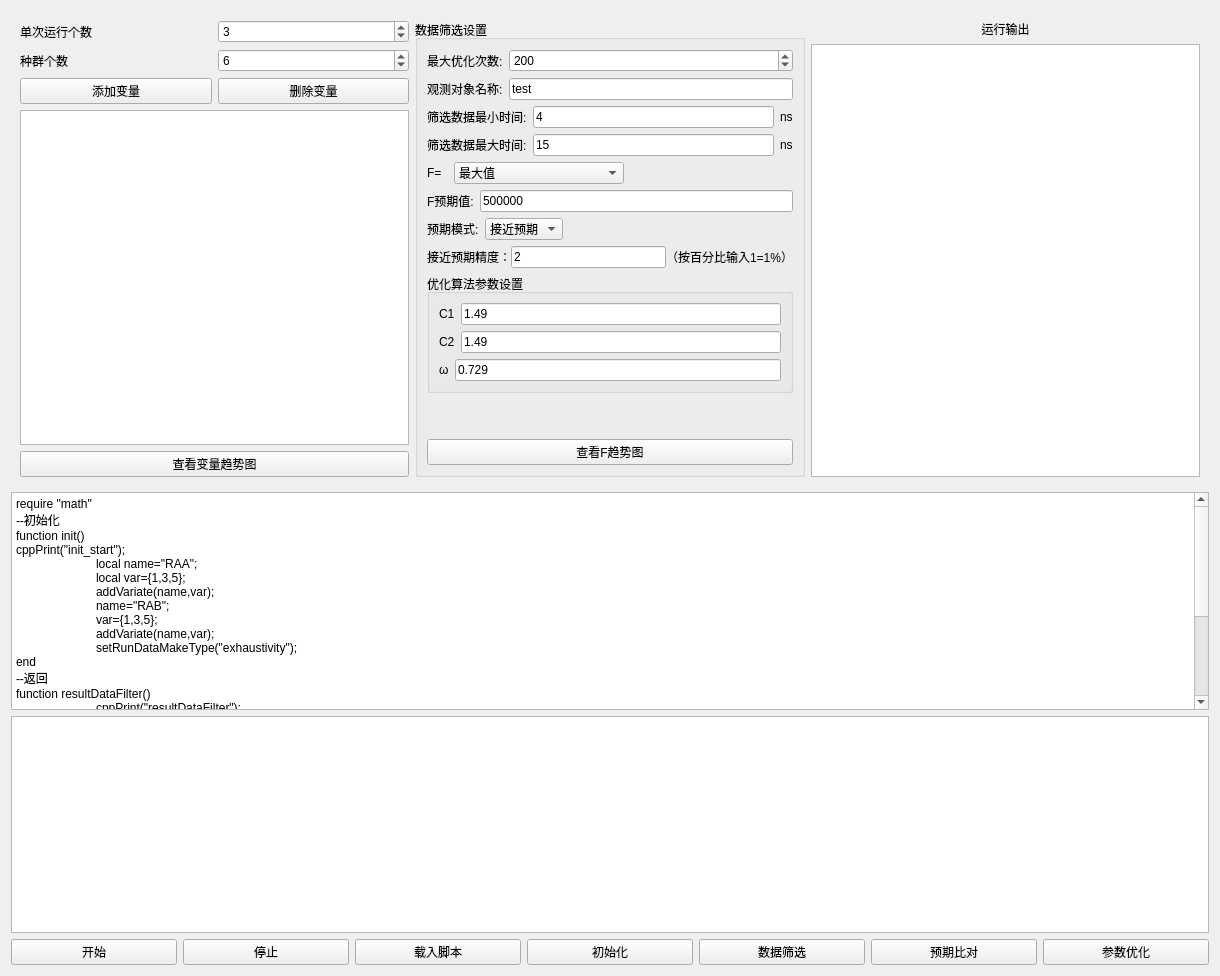
<?xml version="1.0" encoding="UTF-8"?>
<ui version="4.0">
 <class>SmartContorlUI</class>
 <widget class="QWidget" name="SmartContorlUI">
  <property name="geometry">
   <rect>
    <x>0</x>
    <y>0</y>
    <width>1220</width>
    <height>976</height>
   </rect>
  </property>
  <property name="windowTitle">
   <string>Form</string>
  </property>
  <layout class="QVBoxLayout" name="verticalLayout">
   <item>
    <widget class="QWidget" name="widget" native="true">
     <property name="sizePolicy">
      <sizepolicy hsizetype="Preferred" vsizetype="Minimum">
       <horstretch>0</horstretch>
       <verstretch>0</verstretch>
      </sizepolicy>
     </property>
     <property name="minimumSize">
      <size>
       <width>0</width>
       <height>300</height>
      </size>
     </property>
     <layout class="QHBoxLayout" name="horizontalLayout_12">
      <item>
       <layout class="QVBoxLayout" name="verticalLayout_2">
        <item>
         <layout class="QHBoxLayout" name="horizontalLayout_14">
          <item>
           <widget class="QLabel" name="label_17">
            <property name="text">
             <string>单次运行个数</string>
            </property>
           </widget>
          </item>
          <item>
           <widget class="QSpinBox" name="spinBoxRunCount">
            <property name="value">
             <number>3</number>
            </property>
           </widget>
          </item>
         </layout>
        </item>
        <item>
         <layout class="QHBoxLayout" name="horizontalLayout_3">
          <item>
           <widget class="QLabel" name="label">
            <property name="text">
             <string>种群个数</string>
            </property>
           </widget>
          </item>
          <item>
           <widget class="QSpinBox" name="spinBoxCount">
            <property name="value">
             <number>6</number>
            </property>
           </widget>
          </item>
         </layout>
        </item>
        <item>
         <layout class="QHBoxLayout" name="horizontalLayout_2">
          <item>
           <widget class="QPushButton" name="pushButtonAddVariate">
            <property name="text">
             <string>添加变量</string>
            </property>
           </widget>
          </item>
          <item>
           <widget class="QPushButton" name="pushButtonDeleteVariate">
            <property name="text">
             <string>删除变量</string>
            </property>
           </widget>
          </item>
         </layout>
        </item>
        <item>
         <widget class="QListWidget" name="listWidgetVariate"/>
        </item>
        <item>
         <widget class="QPushButton" name="pushButtonVariateMax">
          <property name="text">
           <string>查看变量趋势图</string>
          </property>
         </widget>
        </item>
       </layout>
      </item>
      <item>
       <layout class="QVBoxLayout" name="verticalLayout_5">
        <item>
         <widget class="QGroupBox" name="groupBox">
          <property name="title">
           <string>数据筛选设置</string>
          </property>
          <layout class="QVBoxLayout" name="verticalLayout_3">
           <item>
            <layout class="QHBoxLayout" name="horizontalLayout_15">
             <item>
              <widget class="QLabel" name="label_16">
               <property name="sizePolicy">
                <sizepolicy hsizetype="Minimum" vsizetype="Preferred">
                 <horstretch>0</horstretch>
                 <verstretch>0</verstretch>
                </sizepolicy>
               </property>
               <property name="text">
                <string>最大优化次数:</string>
               </property>
              </widget>
             </item>
             <item>
              <widget class="QSpinBox" name="spinBoxOptimizeCount">
               <property name="sizePolicy">
                <sizepolicy hsizetype="Expanding" vsizetype="Fixed">
                 <horstretch>0</horstretch>
                 <verstretch>0</verstretch>
                </sizepolicy>
               </property>
               <property name="maximum">
                <number>10000</number>
               </property>
               <property name="value">
                <number>200</number>
               </property>
              </widget>
             </item>
            </layout>
           </item>
           <item>
            <layout class="QHBoxLayout" name="horizontalLayout_4">
             <item>
              <widget class="QLabel" name="label_2">
               <property name="text">
                <string>观测对象名称:</string>
               </property>
              </widget>
             </item>
             <item>
              <widget class="QLineEdit" name="lineEditName">
               <property name="text">
                <string>test</string>
               </property>
              </widget>
             </item>
            </layout>
           </item>
           <item>
            <layout class="QHBoxLayout" name="horizontalLayout_6">
             <item>
              <widget class="QLabel" name="label_4">
               <property name="text">
                <string>筛选数据最小时间:</string>
               </property>
              </widget>
             </item>
             <item>
              <widget class="QLineEdit" name="lineEditMiniTime">
               <property name="text">
                <string>4</string>
               </property>
              </widget>
             </item>
             <item>
              <widget class="QLabel" name="label_12">
               <property name="text">
                <string>ns</string>
               </property>
              </widget>
             </item>
            </layout>
           </item>
           <item>
            <layout class="QHBoxLayout" name="horizontalLayout_5">
             <item>
              <widget class="QLabel" name="label_3">
               <property name="text">
                <string>筛选数据最大时间:</string>
               </property>
              </widget>
             </item>
             <item>
              <widget class="QLineEdit" name="lineEditMaxTime">
               <property name="text">
                <string>15</string>
               </property>
              </widget>
             </item>
             <item>
              <widget class="QLabel" name="label_13">
               <property name="text">
                <string>ns</string>
               </property>
              </widget>
             </item>
            </layout>
           </item>
           <item>
            <layout class="QHBoxLayout" name="horizontalLayout_7">
             <item>
              <widget class="QLabel" name="label_5">
               <property name="sizePolicy">
                <sizepolicy hsizetype="Minimum" vsizetype="Preferred">
                 <horstretch>0</horstretch>
                 <verstretch>0</verstretch>
                </sizepolicy>
               </property>
               <property name="text">
                <string>F=  </string>
               </property>
               <property name="alignment">
                <set>Qt::AlignLeading|Qt::AlignLeft|Qt::AlignVCenter</set>
               </property>
              </widget>
             </item>
             <item>
              <widget class="QComboBox" name="comboBoxF">
               <property name="sizePolicy">
                <sizepolicy hsizetype="Expanding" vsizetype="Fixed">
                 <horstretch>0</horstretch>
                 <verstretch>0</verstretch>
                </sizepolicy>
               </property>
               <item>
                <property name="text">
                 <string>最大值</string>
                </property>
               </item>
               <item>
                <property name="text">
                 <string>最小值</string>
                </property>
               </item>
               <item>
                <property name="text">
                 <string>平均值</string>
                </property>
               </item>
               <item>
                <property name="text">
                 <string>PavExp(-|Pmax/Pav-2k|)</string>
                </property>
               </item>
              </widget>
             </item>
             <item>
              <spacer name="horizontalSpacer">
               <property name="orientation">
                <enum>Qt::Horizontal</enum>
               </property>
               <property name="sizeHint" stdset="0">
                <size>
                 <width>40</width>
                 <height>20</height>
                </size>
               </property>
              </spacer>
             </item>
            </layout>
           </item>
           <item>
            <layout class="QHBoxLayout" name="horizontalLayout_8">
             <item>
              <widget class="QLabel" name="label_6">
               <property name="text">
                <string>F预期值:</string>
               </property>
              </widget>
             </item>
             <item>
              <widget class="QLineEdit" name="lineEditMaxF">
               <property name="text">
                <string>500000</string>
               </property>
              </widget>
             </item>
            </layout>
           </item>
           <item>
            <layout class="QHBoxLayout" name="horizontalLayout_13">
             <item>
              <widget class="QLabel" name="label_11">
               <property name="text">
                <string>预期模式:</string>
               </property>
              </widget>
             </item>
             <item>
              <widget class="QComboBox" name="comboBoxExcpcet">
               <property name="sizePolicy">
                <sizepolicy hsizetype="Minimum" vsizetype="Fixed">
                 <horstretch>0</horstretch>
                 <verstretch>0</verstretch>
                </sizepolicy>
               </property>
               <item>
                <property name="text">
                 <string>接近预期</string>
                </property>
               </item>
               <item>
                <property name="text">
                 <string>大于预期</string>
                </property>
               </item>
              </widget>
             </item>
             <item>
              <spacer name="horizontalSpacer_2">
               <property name="orientation">
                <enum>Qt::Horizontal</enum>
               </property>
               <property name="sizeHint" stdset="0">
                <size>
                 <width>40</width>
                 <height>20</height>
                </size>
               </property>
              </spacer>
             </item>
            </layout>
           </item>
           <item>
            <widget class="QWidget" name="widgetAccuracy" native="true">
             <layout class="QHBoxLayout" name="horizontalLayout_16">
              <property name="spacing">
               <number>0</number>
              </property>
              <property name="leftMargin">
               <number>0</number>
              </property>
              <property name="topMargin">
               <number>0</number>
              </property>
              <property name="rightMargin">
               <number>0</number>
              </property>
              <property name="bottomMargin">
               <number>0</number>
              </property>
              <item>
               <widget class="QLabel" name="label_14">
                <property name="text">
                 <string>接近预期精度：</string>
                </property>
               </widget>
              </item>
              <item>
               <widget class="QLineEdit" name="lineEditAccuracy">
                <property name="text">
                 <string>2</string>
                </property>
               </widget>
              </item>
              <item>
               <widget class="QLabel" name="label_15">
                <property name="text">
                 <string>（按百分比输入1=1%）</string>
                </property>
               </widget>
              </item>
             </layout>
            </widget>
           </item>
           <item>
            <widget class="QGroupBox" name="groupBox_2">
             <property name="sizePolicy">
              <sizepolicy hsizetype="Preferred" vsizetype="Minimum">
               <horstretch>0</horstretch>
               <verstretch>0</verstretch>
              </sizepolicy>
             </property>
             <property name="minimumSize">
              <size>
               <width>0</width>
               <height>0</height>
              </size>
             </property>
             <property name="title">
              <string>优化算法参数设置</string>
             </property>
             <layout class="QVBoxLayout" name="verticalLayout_4">
              <item>
               <layout class="QHBoxLayout" name="horizontalLayout_9">
                <item>
                 <widget class="QLabel" name="label_7">
                  <property name="text">
                   <string>C1</string>
                  </property>
                 </widget>
                </item>
                <item>
                 <widget class="QLineEdit" name="lineEditC1">
                  <property name="sizePolicy">
                   <sizepolicy hsizetype="Expanding" vsizetype="Minimum">
                    <horstretch>0</horstretch>
                    <verstretch>0</verstretch>
                   </sizepolicy>
                  </property>
                  <property name="text">
                   <string>1.49</string>
                  </property>
                 </widget>
                </item>
               </layout>
              </item>
              <item>
               <layout class="QHBoxLayout" name="horizontalLayout_10">
                <item>
                 <widget class="QLabel" name="label_8">
                  <property name="text">
                   <string>C2</string>
                  </property>
                 </widget>
                </item>
                <item>
                 <widget class="QLineEdit" name="lineEditC2">
                  <property name="sizePolicy">
                   <sizepolicy hsizetype="Expanding" vsizetype="Minimum">
                    <horstretch>0</horstretch>
                    <verstretch>0</verstretch>
                   </sizepolicy>
                  </property>
                  <property name="text">
                   <string>1.49</string>
                  </property>
                 </widget>
                </item>
               </layout>
              </item>
              <item>
               <layout class="QHBoxLayout" name="horizontalLayout_11">
                <item>
                 <widget class="QLabel" name="label_9">
                  <property name="text">
                   <string>ω</string>
                  </property>
                 </widget>
                </item>
                <item>
                 <widget class="QLineEdit" name="lineEditOmega">
                  <property name="sizePolicy">
                   <sizepolicy hsizetype="Expanding" vsizetype="Minimum">
                    <horstretch>0</horstretch>
                    <verstretch>0</verstretch>
                   </sizepolicy>
                  </property>
                  <property name="text">
                   <string>0.729</string>
                  </property>
                 </widget>
                </item>
               </layout>
              </item>
             </layout>
            </widget>
           </item>
           <item>
            <spacer name="verticalSpacer">
             <property name="orientation">
              <enum>Qt::Vertical</enum>
             </property>
             <property name="sizeHint" stdset="0">
              <size>
               <width>20</width>
               <height>40</height>
              </size>
             </property>
            </spacer>
           </item>
           <item>
            <widget class="QPushButton" name="pushButtonF">
             <property name="text">
              <string>查看F趋势图</string>
             </property>
            </widget>
           </item>
          </layout>
         </widget>
        </item>
       </layout>
      </item>
      <item>
       <layout class="QVBoxLayout" name="verticalLayout_6">
        <item>
         <widget class="QLabel" name="label_10">
          <property name="text">
           <string>运行输出</string>
          </property>
          <property name="alignment">
           <set>Qt::AlignCenter</set>
          </property>
         </widget>
        </item>
        <item>
         <widget class="QPlainTextEdit" name="plainTextEdit"/>
        </item>
       </layout>
      </item>
     </layout>
    </widget>
   </item>
   <item>
    <widget class="CodeEditor" name="textEdit">
     <property name="styleSheet">
      <string notr="true"/>
     </property>
     <property name="plainText">
      <string>require &quot;math&quot;
--初始化
function init()
cppPrint(&quot;init_start&quot;);
	local name=&quot;RAA&quot;;
	local var={1,3,5};
	addVariate(name,var);
	name=&quot;RAB&quot;;
	var={1,3,5};
	addVariate(name,var);
	setRunDataMakeType(&quot;exhaustivity&quot;);
end
--返回
function resultDataFilter()
	cppPrint(&quot;resultDataFilter&quot;);
end
function resultExpcet()
	cppPrint(&quot;resultExpcet&quot;);
	return true;
end
function addVar(name,max,mini,count)
	cppPrint(&quot;addVar&quot;);
end
</string>
     </property>
    </widget>
   </item>
   <item>
    <widget class="QListWidget" name="listWidget">
     <property name="sizePolicy">
      <sizepolicy hsizetype="Expanding" vsizetype="Expanding">
       <horstretch>0</horstretch>
       <verstretch>0</verstretch>
      </sizepolicy>
     </property>
     <property name="horizontalScrollBarPolicy">
      <enum>Qt::ScrollBarAsNeeded</enum>
     </property>
     <property name="flow">
      <enum>QListView::LeftToRight</enum>
     </property>
    </widget>
   </item>
   <item>
    <layout class="QHBoxLayout" name="horizontalLayout">
     <item>
      <widget class="QPushButton" name="pushButton">
       <property name="text">
        <string>开始</string>
       </property>
      </widget>
     </item>
     <item>
      <widget class="QPushButton" name="pushButton_2">
       <property name="text">
        <string>停止</string>
       </property>
      </widget>
     </item>
     <item>
      <widget class="QPushButton" name="pushButton_3">
       <property name="text">
        <string>载入脚本</string>
       </property>
      </widget>
     </item>
     <item>
      <widget class="QPushButton" name="pushButton_4">
       <property name="text">
        <string>初始化</string>
       </property>
      </widget>
     </item>
     <item>
      <widget class="QPushButton" name="pushButton_5">
       <property name="text">
        <string>数据筛选</string>
       </property>
      </widget>
     </item>
     <item>
      <widget class="QPushButton" name="pushButton_6">
       <property name="text">
        <string>预期比对</string>
       </property>
      </widget>
     </item>
     <item>
      <widget class="QPushButton" name="pushButton_7">
       <property name="text">
        <string>参数优化</string>
       </property>
      </widget>
     </item>
    </layout>
   </item>
  </layout>
  <action name="actionShowLuaEditor">
   <property name="text">
    <string>显示脚本编辑器</string>
   </property>
  </action>
 </widget>
 <customwidgets>
  <customwidget>
   <class>CodeEditor</class>
   <extends>QPlainTextEdit</extends>
   <header location="global">Editor/codeeditor.h</header>
  </customwidget>
 </customwidgets>
 <resources/>
 <connections/>
</ui>
